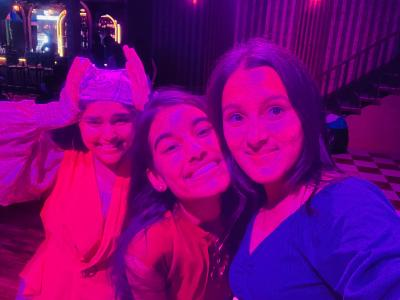
#> input picture opencv/photos/19870.jpg, 400 x 300 px
$ python transformationofimg.py
#> lines starting #> are read from the running program, lines starting #| are printed output that depends on the picture
import cv2 as cv
import numpy as np

img = cv.imread('photos/19870.jpg')
#> img is the input picture: shape (300, 400, 3); mean B, G, R 119.6, 5.4, 119.4

cv.imshow('Friends', img)

#translation - shifting the image to  all dimensions

def translate(img, x, y):
#> called with x = 100, y = 100
    transMat = np.float32([[1,0,x],[0,1,y]])
    dimensions = (img.shape[1], img.shape[0])
#> dimensions = (400, 300)
    return cv.warpAffine(img, transMat, dimensions)
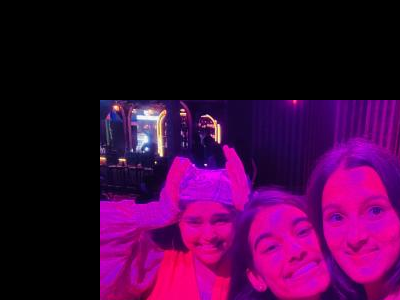
#> returned value: shape (300, 400, 3); mean of channels 0, 1, 2 60.7, 4.3, 66.3; drawn as B, G, R

# -x -->> left
# -y -->> up
# x -->> right
# y -->> down

translated = translate(img, 100,100)
cv.imshow('Translated', translated)

translated = translate(img, -100,-100)
#> call 2 of translate, with x = -100, y = -100
#> in translate (call 2), `return cv.warpAffine(img, transMat, dimensions)`:
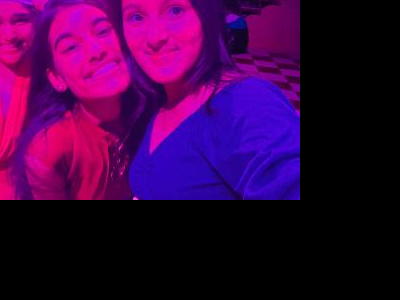
#> returned value: shape (300, 400, 3); mean of channels 0, 1, 2 65.9, 1.1, 59.9; drawn as B, G, R
cv.imshow('Translated', translated)

# rotation

def rotate(img, angle, rotPoint=None):
#> called with angle = 45
    (height, width) = img.shape[:2]
#> height = 300; width = 400

    if rotPoint is None: #rotate from center if no rotation point
        rotPoint = (width//2,height//2)
#> rotPoint = (200, 150)

    rotMat = cv.getRotationMatrix2D(rotPoint, angle, 1.0)
    dimensions =(width, height)
#> dimensions = (400, 300)

    return cv.warpAffine(img, rotMat, dimensions)
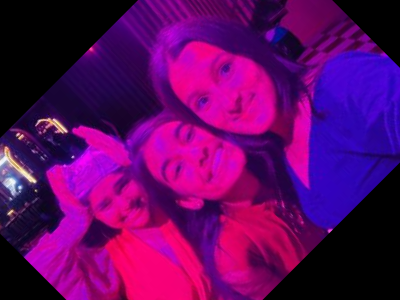
#> returned value: shape (300, 400, 3); mean of channels 0, 1, 2 99.5, 4, 97.1; drawn as B, G, R

rotated = rotate(img, 45)
cv.imshow('Rotated', rotated)


#flipping

flip = cv.flip(img, 0)
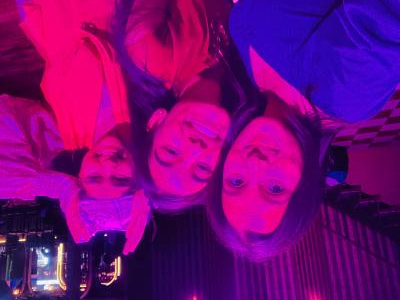
#> flip: shape (300, 400, 3); mean B, G, R 119.6, 5.4, 119.4
cv.imshow('Flip', flip)


cv.waitKey(0)

$ run again, with opencv/photos/14556.jpg copied over opencv/photos/19870.jpg
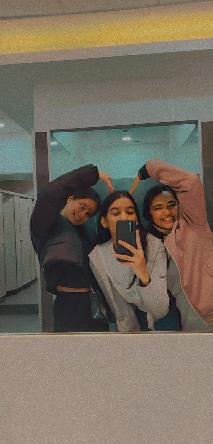
#> input picture opencv/photos/14556.jpg, 213 x 444 px
#> img is the input picture: shape (444, 213, 3); mean B, G, R 95.8, 109.6, 119.2
#> in rotate, `return cv.warpAffine(img, rotMat, dimensions)`:
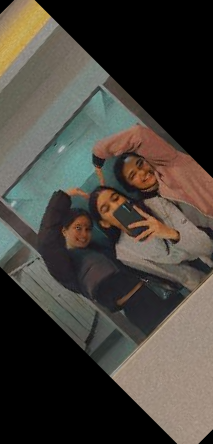
#> returned value: shape (444, 213, 3); mean of channels 0, 1, 2 59.1, 66.3, 71.2; drawn as B, G, R
#> `flip = cv.flip(img, 0)`:
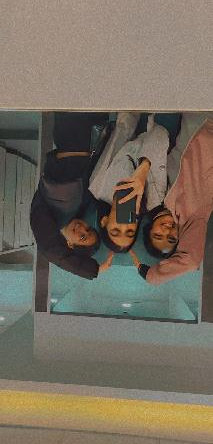
#> flip: shape (444, 213, 3); mean B, G, R 95.8, 109.6, 119.2

$ run again, with opencv/photos/16445.jpg copied over opencv/photos/19870.jpg
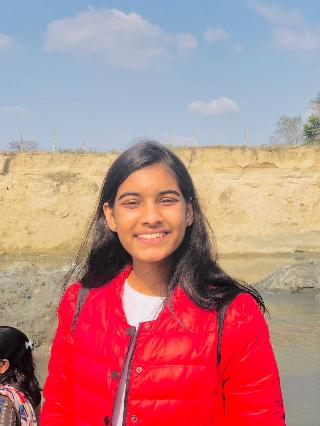
#> input picture opencv/photos/16445.jpg, 320 x 426 px
#> img is the input picture: shape (426, 320, 3); mean B, G, R 134.9, 133.6, 185.9
#> in rotate, `return cv.warpAffine(img, rotMat, dimensions)`:
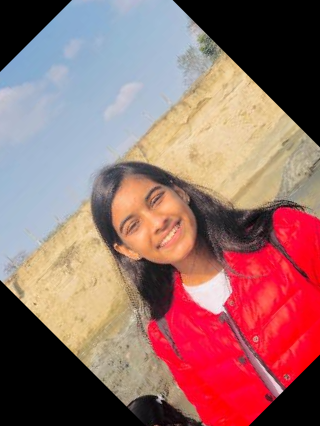
#> returned value: shape (426, 320, 3); mean of channels 0, 1, 2 106.9, 108.5, 151.5; drawn as B, G, R
#> `flip = cv.flip(img, 0)`:
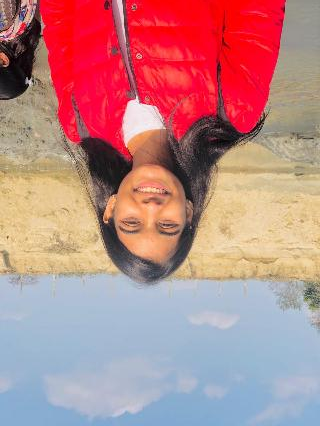
#> flip: shape (426, 320, 3); mean B, G, R 134.9, 133.6, 185.9

$ run again, with opencv/photos/16529.jpg copied over opencv/photos/19870.jpg
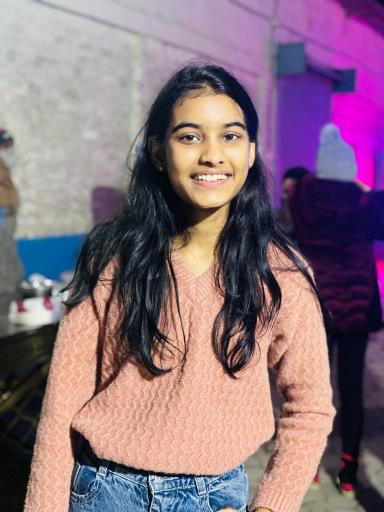
#> input picture opencv/photos/16529.jpg, 384 x 512 px
#> img is the input picture: shape (512, 384, 3); mean B, G, R 125.4, 111.9, 136.9
#> in rotate, `return cv.warpAffine(img, rotMat, dimensions)`:
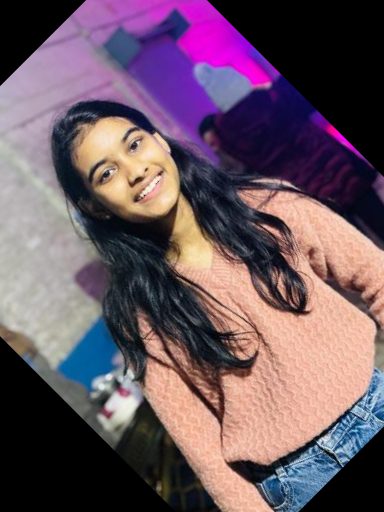
#> returned value: shape (512, 384, 3); mean of channels 0, 1, 2 97.8, 86.1, 107.2; drawn as B, G, R
#> `flip = cv.flip(img, 0)`:
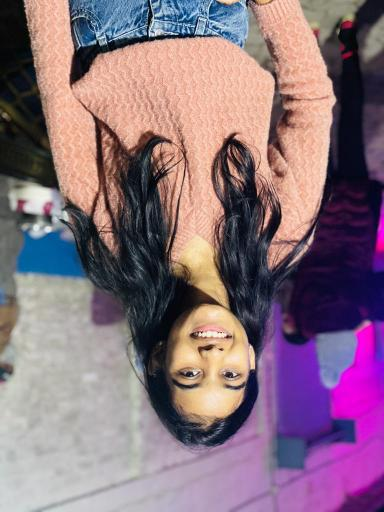
#> flip: shape (512, 384, 3); mean B, G, R 125.4, 111.9, 136.9
